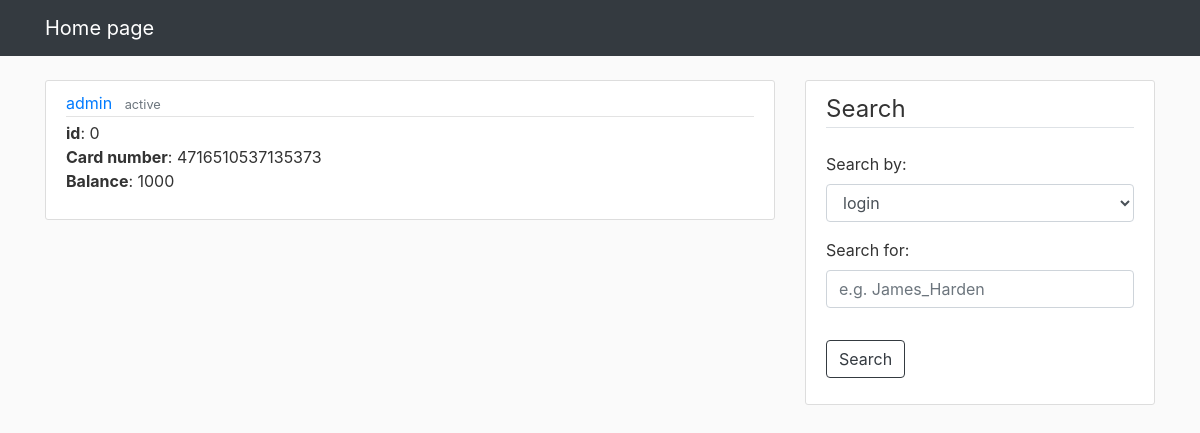
Page /by-id?id=0 on the committed database.
### tables this page shows
CREATE TABLE Users(
    id int,
    login varchar(256),
    money_amount int,
    card_number varchar(16),
    status varchar(16)
);

### webapp/routes.py (the view)
@app.route('/by-id', methods=['GET', 'POST'])
def by_id():
    form = SearchForm()
    if form.validate_on_submit():
        return form_handler(form)
    id = request.args.get('id')
    if id:
        query = f'select * from Users where id = {id}'
        users = query_db(query)
        if users:
            return render_template('home.html', users=users, form=form)
        else:
            return redirect(url_for('home'))

### webapp/forms.py
class SearchForm(FlaskForm):
    choice = SelectField('Search by:', choices=[('1', 'login'), ('2', 'id')])
    field = StringField('Search for:', validators=[Length(min=1, max=256)])
    submit = SubmitField('Search')

### webapp/routes.py (called while the page is built)
def get_db():
    db = getattr(g, '_database', None)
    if db is None:
        db = g._database = sqlite3.connect(DATABASE)
    return db

def query_db(query, args=(), one=False):
    cur = get_db().execute(query, args)
    rv = cur.fetchall()
    cur.close()
    return (rv[0] if rv else None) if one else rv

@app.teardown_appcontext
def close_connection(exception):
    db = getattr(g, '_database', None)
    if db is not None:
        db.close()

### webapp/templates/home.html (shortened to what this page needs)
{% extends "layout.html" %}
{% block content %}
{% for user in users %}
<article class="media content-section">
    <div class="media-body">
        <div class="article-metadata">
            <a class="mr-2" href="/by-login?login={{ user[1] }}">{{ user[1] }}</a>
            <small class="text-muted">{{ user[4] }}</small>
        </div>
        <a class="article-title"><b>id</b>: {{ user[0] }}</a>
        <p class="article-content"><b>Card number</b>: {{ user[3] }}
            <b>Balance</b>: {{ user[2] }}
        </p>
    </div>
</article>
{% endfor %}
{% endblock content %}
{% block search %}
<div class="content-section">
    <form method="POST" action="">
        <fieldset class="form-group">
            <legend class="border-bottom mb-4">Search</legend>
            <div class="form-group">
                {{ form.choice.label(class="form-control-label") }}
                {{ form.choice(class="form-control") }}
            </div>
            <div class="form-group">
                {{ form.field.label(class="form-control-label") }}
                {% if form.field.errors %}
                {{ form.field(class="form-control form-control-lg is-invalid") }}
                <div class="invalid-feedback">
                    {% for error in form.field.errors %}
                    <span>{{ error }}</span>
                    {% endfor %}
                </div>
                {% else %}
                {{ form.field(class="form-control", placeholder="e.g. James_Harden") }}
                {% endif %}
            </div>
        </fieldset>
        <div class="form-group">
            {{ form.submit(class="btn btn-outline-dark") }}
        </div>
    </form>
</div>
{% endblock search%}

### webapp/static/main.css (style rules this page uses)
body { background: #fafafa; color: #333333; margin-top: 5rem; }
.content-section { background: #ffffff; padding: 10px 20px; border: 1px solid #dddddd; border-radius: 3px; margin-bottom: 20px; }
.article-title { color: #444444; }
.article-content { white-space: pre-line; }
.article-metadata { padding-bottom: 1px; margin-bottom: 4px; border-bottom: 1px solid #e3e3e3 }

### rows in the picture
Users: login "admin", status "active", id "0", card_number "4716510537135373", money_amount "1000"
